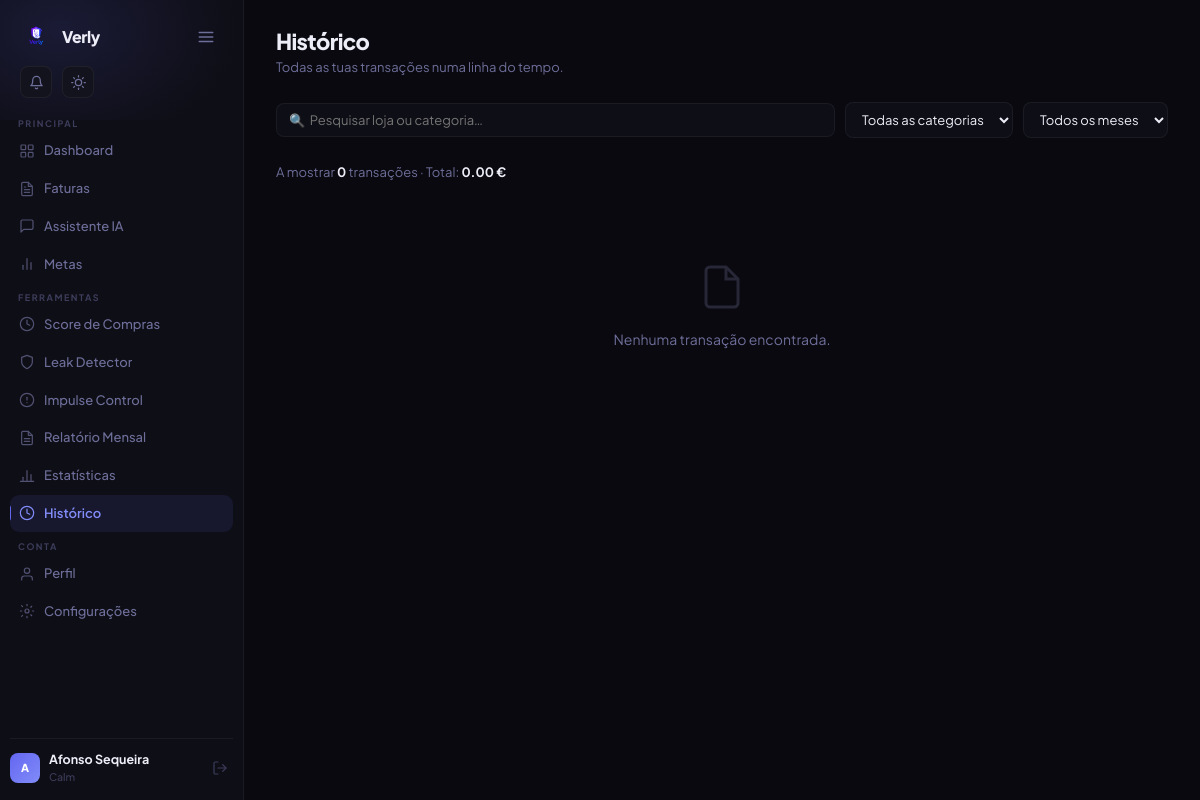
Page /historico (signed in) on the earlier database version.
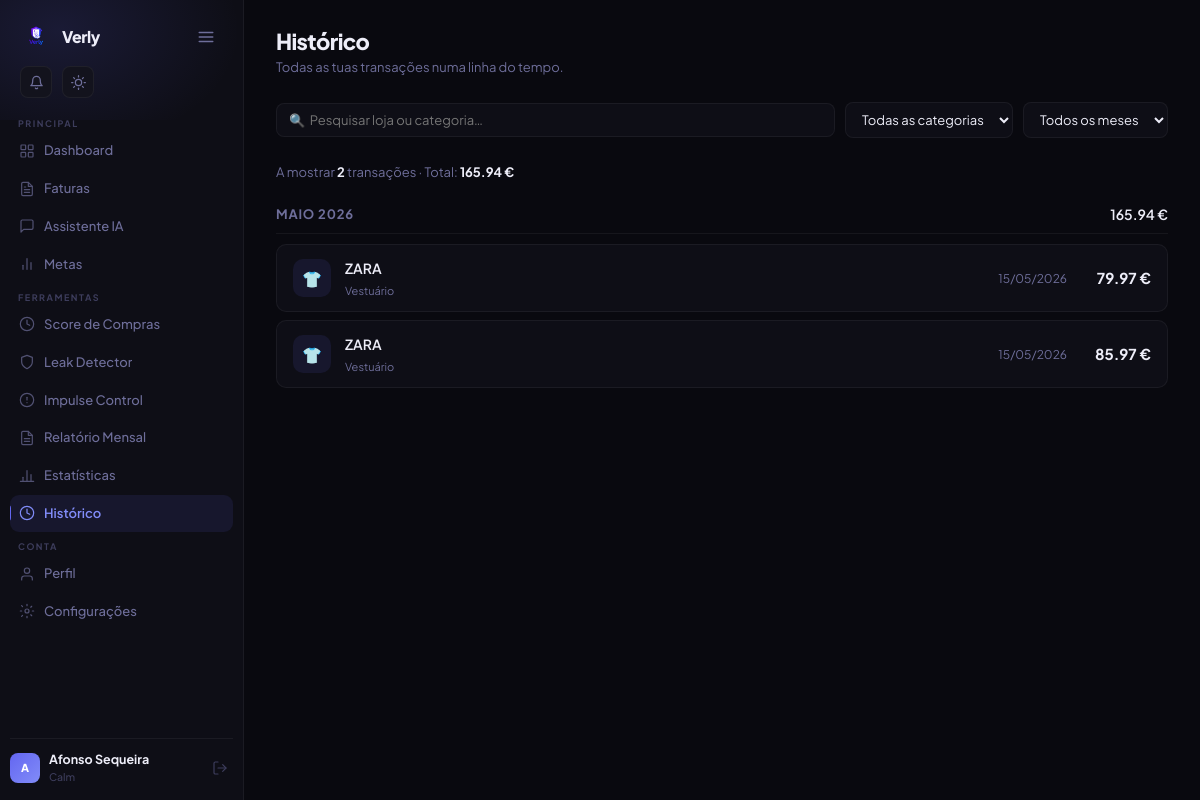
Same page on the later database version.
### app/models.py (models this page shows)
class Fatura(db.Model):
    __tablename__ = 'faturas'
    id = db.Column(db.Integer, primary_key=True)
    user_id = db.Column(db.Integer, db.ForeignKey('users.id'), nullable=False)
    nome_ficheiro = db.Column(db.String(255), nullable=False)
    loja = db.Column(db.String(150))
    data_compra = db.Column(db.String(50))
    total = db.Column(db.Float)
    items = db.Column(db.Text)
    categoria = db.Column(db.String(50), default='Outros')
    data_garantia = db.Column(db.String(50))
    data_devolucao = db.Column(db.String(50))
    notas = db.Column(db.Text)
    data_upload = db.Column(db.DateTime, default=datetime.utcnow)

### app/historico.py (the view)
@historico_bp.route('/historico')
@login_required
def historico():
    categoria_filter = request.args.get('categoria', '')
    mes_filter = request.args.get('mes', '')
    search = request.args.get('q', '').strip().lower()
    faturas = Fatura.query.filter_by(user_id=current_user.id).all()
    todos_meses_set = set()
    for f in faturas:
        d = _get_data_obj(f)
        if d:
            todos_meses_set.add(f"{d.year}-{d.month:02d}")
    todos_meses = sorted(todos_meses_set, reverse=True)
    resultado = []
    for f in faturas:
        data_obj = _get_data_obj(f)
        if categoria_filter and f.categoria != categoria_filter:
            continue
        if mes_filter and data_obj:
            if f"{data_obj.year}-{data_obj.month:02d}" != mes_filter:
                continue
        if search:
            campos = f"{f.loja or ''} {f.categoria or ''} {f.nome_ficheiro or ''}".lower()
            if search not in campos:
                continue
        resultado.append({
            'id': f.id,
            'loja': f.loja or 'Desconhecida',
            'categoria': f.categoria or 'Outros',
            'total': f.total or 0,
            'data': data_obj,
            'data_str': data_obj.strftime('%d/%m/%Y') if data_obj else '—',
            'nome_ficheiro': f.nome_ficheiro,
        })
    resultado.sort(key=lambda x: x['data'] or datetime.min.date(), reverse=True)
    grupos = {}
    nomes_mes = ['', 'Janeiro', 'Fevereiro', 'Março', 'Abril', 'Maio', 'Junho',
                 'Julho', 'Agosto', 'Setembro', 'Outubro', 'Novembro', 'Dezembro']
    for item in resultado:
        if item['data']:
            key = f"{item['data'].year}-{item['data'].month:02d}"
            nome = f"{nomes_mes[item['data'].month]} {item['data'].year}"
        else:
            key = 'sem-data'
            nome = 'Sem data'
        if key not in grupos:
            grupos[key] = {'nome': nome, 'items': [], 'total': 0}
        grupos[key]['items'].append(item)
        grupos[key]['total'] += item['total']
    grupos_sorted = [grupos[k] for k in sorted(grupos.keys(), reverse=True)]
    return render_template('historico.html',
        grupos=grupos_sorted,
        categorias=CATEGORIAS,
        categoria_filter=categoria_filter,
        mes_filter=mes_filter,
        search=search,
        todos_meses=todos_meses,
        total_resultado=sum(i['total'] for i in resultado),
        num_resultado=len(resultado),
    )

### app/historico.py (called while the page is built)
def _parse_date(date_str):
    if not date_str:
        return None
    for fmt in ['%d/%m/%Y', '%Y-%m-%d', '%d-%m-%Y']:
        try:
            return datetime.strptime(date_str.strip(), fmt)
        except ValueError:
            continue
    return None

def _get_data_obj(f):
    data = _parse_date(f.data_compra) or f.data_upload
    if data is None:
        return None
    if hasattr(data, 'date'):
        return data.date()
    return data

### templates/historico.html (shortened to what this page needs)
{% extends 'base.html' %}
{% block content %}
<div class="page-header">
    <div>
        <h1 class="page-title">Histórico</h1>
        <p class="page-sub">Todas as tuas transações numa linha do tempo.</p>
    </div>
</div>
<div class="historico-filters">
    <input type="text" id="searchInput" placeholder="🔍  Pesquisar loja ou categoria…" value="{{ search }}">
    <select id="catSelect">
        <option value="">Todas as categorias</option>
    </select>
    <select id="mesSelect">
        <option value="">Todos os meses</option>
    </select>
</div>
<div class="historico-summary">
    A mostrar <strong>{{ num_resultado }}</strong> transações · Total: <strong>{{ "%.2f"|format(total_resultado) }} €</strong>
</div>
{% if grupos %}
    {% for grupo in grupos %}
    <div class="mes-grupo">
        <div class="mes-header">
            <h3>{{ grupo['nome'] }}</h3>
            <span class="mes-total">{{ "%.2f"|format(grupo['total']) }} €</span>
        </div>
        {% for item in grupo['items'] %}
        {% set cat_icons = {
            'Tecnologia': '💻', 'Alimentação': '🍽️', 'Vestuário': '👕',
            'Casa & Decoração': '🏠', 'Saúde & Beleza': '💊', 'Desporto': '🏋️',
            'Entretenimento': '🎬', 'Transportes': '🚗', 'Educação': '📚', 'Outros': '📦'
        } %}
        <a href="{{ url_for('fatura_detalhe.detalhe', fatura_id=item.id) }}" class="historico-item">
            <div class="item-icon">{{ cat_icons.get(item.categoria, '📦') }}</div>
            <div class="item-info">
                <div class="item-loja">{{ item.loja }}</div>
                <div class="item-cat">{{ item.categoria }}</div>
            </div>
            <div class="item-data">{{ item.data_str }}</div>
            <div class="item-valor">{{ "%.2f"|format(item.total) }} €</div>
        </a>
        {% endfor %}
    </div>
    {% endfor %}
{% else %}
    <div class="empty-state">
        <svg width="48" height="48" viewBox="0 0 24 24" fill="none" stroke="currentColor" stroke-width="1.5"><path d="M14 2H6a2 2 0 0 0-2 2v16a2 2 0 0 0 2 2h12a2 2 0 0 0 2-2V8z"/><polyline points="14 2 14 8 20 8"/></svg>
        <p>Nenhuma transação encontrada.</p>
    </div>
{% endif %}
{% endblock %}

Differences in the rows shown:
added Fatura: get "👕", loja "ZARA", categoria "Vestuário", data_str "15/05/2026", total "79.97"
added Fatura: get "👕", loja "ZARA", categoria "Vestuário", data_str "15/05/2026", total "85.97"
Other differences:
{{ num_resultado }}: "0" → "2"
{{ "%.2f"|format(total_resultado) }}: "0.00" → "165.94"
new list line: "MAIO 2026 165.94 €"
text no longer shown: "Nenhuma transação encontrada."
